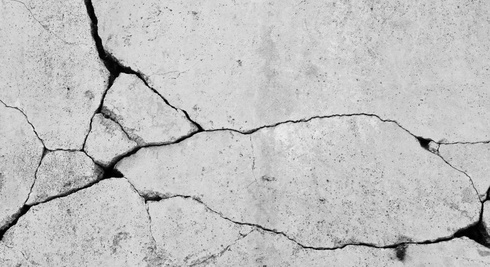
#> input picture fissure_1.jpg, 490 x 267 px, shrunk from 970 x 529 before the run, given as the content of the folder Cracks-main/dataset/positive, which was not available
$ python auto_annotate.py
#> lines starting #> are read from the running program, lines starting #| are printed output that depends on the picture; after the words box and inside, x2 and y2 are one past the last pixel; in counts of white or black regions, pixels touching at a corner belong together; pictures that were not available may be replaced by others from this repository, and a replacement may not be noted
"""
Step 1: Auto-generate YOLO annotations from masks.
For each positive image, extract mask -> bounding box -> YOLO format.
"""

import os
import cv2
import numpy as np
from pathlib import Path
import argparse


def imread_unicode(path: str):
#> called with path = '_only/fissure_1.jpg'
    data = np.fromfile(path, dtype=np.uint8)
    if data.size == 0:
        return None
    return cv2.imdecode(data, cv2.IMREAD_COLOR)
#> returned value is the input picture: shape (267, 490, 3); min 0, max 242, mean 192.8


def generate_mask(image_path: str):
    """Generate binary mask of crack from image."""
    img = imread_unicode(image_path)
    if img is None:
        return None

    gray = cv2.cvtColor(img, cv2.COLOR_BGR2GRAY)
    clahe = cv2.createCLAHE(clipLimit=2.0, tileGridSize=(8, 8))
    gray_eq = clahe.apply(gray)
    blurred = cv2.GaussianBlur(gray_eq, (5, 5), 0)
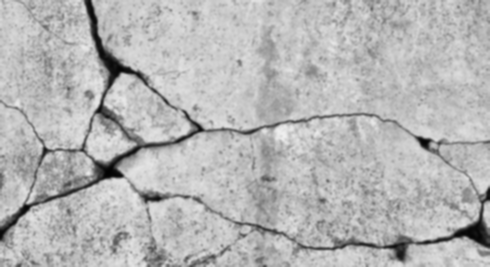
#> blurred: shape (267, 490); min 2, max 239, mean 181.7

    kernel_morph = cv2.getStructuringElement(cv2.MORPH_RECT, (11, 11))
    tophat = cv2.morphologyEx(blurred, cv2.MORPH_TOPHAT, kernel_morph)
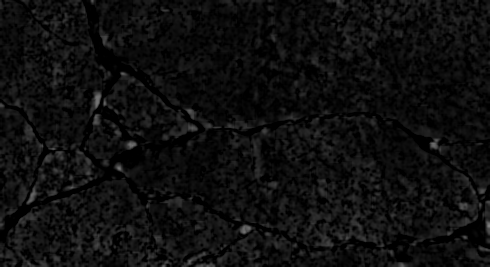
#> tophat: shape (267, 490); min 0, max 130, mean 14.4
    blackhat = cv2.morphologyEx(blurred, cv2.MORPH_BLACKHAT, kernel_morph)
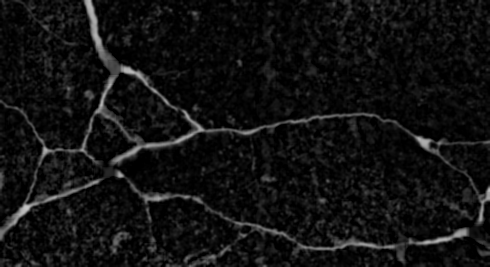
#> blackhat: shape (267, 490); min 0, max 198, mean 17.2
    enhanced = cv2.addWeighted(tophat, 1.0, blackhat, 1.5, 0)
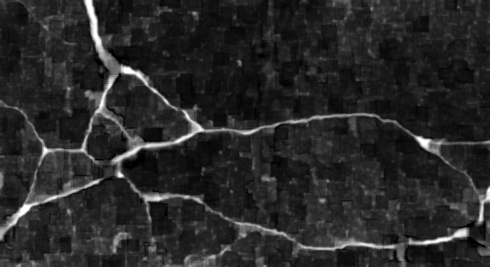
#> enhanced: shape (267, 490); min 0, max 255, mean 40.2

    enh_norm = cv2.normalize(enhanced, None, 0, 255, cv2.NORM_MINMAX)
    _, mask = cv2.threshold(enh_norm, 0, 255, cv2.THRESH_BINARY + cv2.THRESH_OTSU)
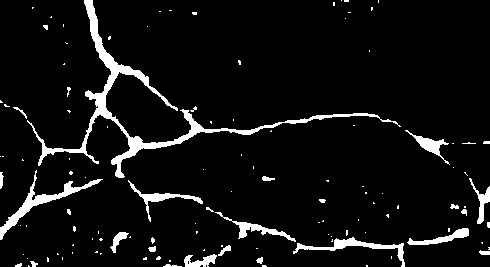
#> mask: shape (267, 490); 6.5% white; 119 white regions (94 under 20 px), largest, box (x1, y1, x2, y2) and area: (27, 0, 401, 178) 3696, (0, 170, 103, 240) 919, (293, 237, 405, 267) 647

    edges = cv2.Canny(blurred, 40, 120)
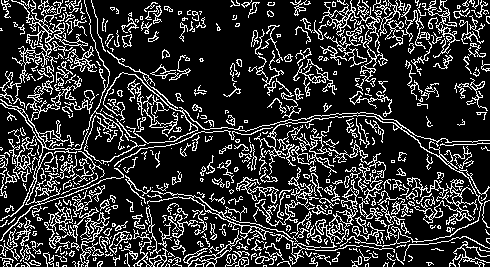
#> edges: shape (267, 490); 19.8% white in thin lines or dots
    mask = cv2.bitwise_or(mask, edges)
#> mask: shape (267, 490); 24.5% white; 466 white regions (207 under 20 px), largest, box (x1, y1, x2, y2) and area: (0, 0, 490, 267) 11910, (7, 0, 88, 120) 1381, (414, 179, 478, 225) 566

    kernel_close = cv2.getStructuringElement(cv2.MORPH_RECT, (7, 17))
    mask = cv2.morphologyEx(mask, cv2.MORPH_CLOSE, kernel_close, iterations=1)
#> mask: shape (267, 490); 73.3% white; 51 black regions, largest, box (x1, y1, x2, y2) and area: (171, 0, 270, 128) 8043, (428, 41, 490, 141) 3063, (134, 132, 223, 195) 2750
    kernel_dil = cv2.getStructuringElement(cv2.MORPH_RECT, (3, 5))
    mask = cv2.dilate(mask, kernel_dil, iterations=1)
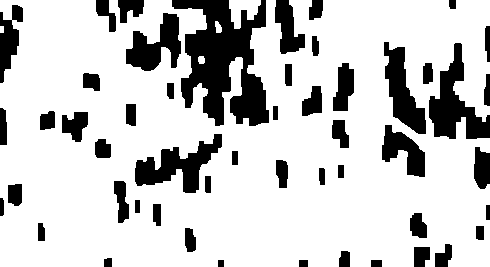
#> mask: shape (267, 490); 79% white; 51 black regions, largest, box (x1, y1, x2, y2) and area: (172, 0, 269, 126) 6851, (429, 43, 490, 139) 2536, (135, 134, 222, 193) 2176

    kernel_open = cv2.getStructuringElement(cv2.MORPH_RECT, (3, 3))
    mask = cv2.morphologyEx(mask, cv2.MORPH_OPEN, kernel_open, iterations=1)

    return mask


def mask_to_bbox(mask, image_shape):
    """Extract bounding box from mask in YOLO format (normalized)."""
#> called with image_shape = (267, 490, 3)
    ys, xs = np.where(mask > 0)
    if len(xs) == 0:
        return None

    x_min, x_max = xs.min(), xs.max()
#> x_min = 0; x_max = 489
    y_min, y_max = ys.min(), ys.max()
#> y_min = 0; y_max = 266

    h, w = image_shape[:2]
    cx = (x_min + x_max) / 2 / w
#> cx = 0.499
    cy = (y_min + y_max) / 2 / h
#> cy = 0.498
    bw = (x_max - x_min) / w
#> bw = 0.998
    bh = (y_max - y_min) / h
#> bh = 0.996

    return (cx, cy, bw, bh)


def auto_annotate(image_dir: str, output_dir: str, class_id: int = 0):
    """Generate YOLO annotations for all images in a directory."""
    os.makedirs(output_dir, exist_ok=True)

    images = sorted(Path(image_dir).glob('*.jpg')) + sorted(Path(image_dir).glob('*.png'))

    success_count = 0
    for img_path in images:
        mask = generate_mask(str(img_path))
        if mask is None:
            continue

        img = imread_unicode(str(img_path))
        bbox = mask_to_bbox(mask, img.shape)
#> bbox = (0.499, 0.498, 0.998, 0.996)

        if bbox is None:
            continue

        txt_name = img_path.stem + '.txt'
        txt_path = os.path.join(output_dir, txt_name)

        cx, cy, bw, bh = bbox
#> cx = 0.499; cy = 0.498; bw = 0.998; bh = 0.996
        with open(txt_path, 'w') as f:
            f.write(f"{class_id} {cx:.6f} {cy:.6f} {bw:.6f} {bh:.6f}\n")

        success_count += 1
        print(f"✓ {img_path.name} -> {txt_name}")

    print(f"\n✓ Auto-annotation complete: {success_count} images annotated")
    return success_count


def main():
    parser = argparse.ArgumentParser(description="Auto-generate YOLO annotations from masks")
    parser.add_argument("--pos-dir", default="Cracks-main/dataset/positive", help="Positive images directory")
    parser.add_argument("--output-dir", default="Cracks-main/output/annotations", help="Output annotations directory")
    args = parser.parse_args()

    auto_annotate(args.pos_dir, args.output_dir)


if __name__ == "__main__":
    main()
